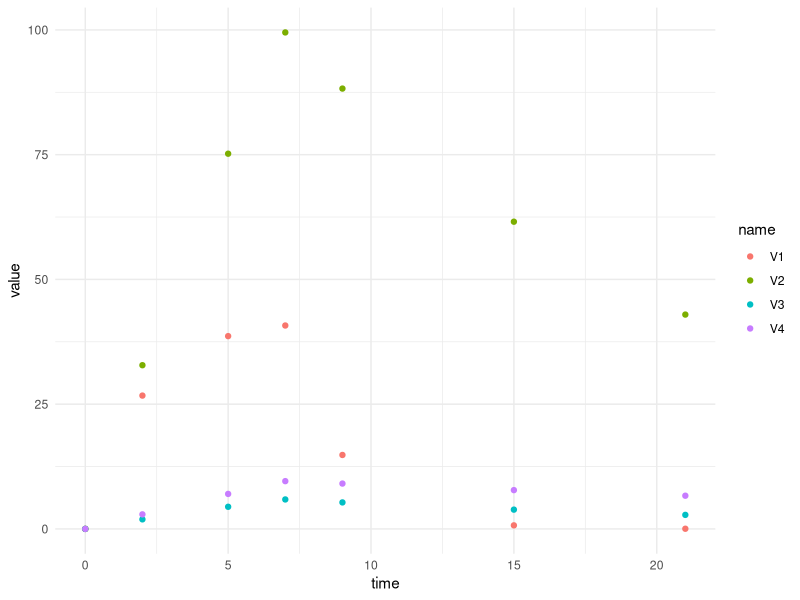

Generate this figure with R:
library(dplyr)
library(tidyr)
library(ggplot2)
library(expm)
library(Matrix)

##################
param = list(
  ku = c(1917,1571,91.1,135),
  ke = c(.506,.06,.053,.026),
  k = matrix(0,nrow=4,ncol=4),
  tp_Cw = c(0,2,5,7,9,15,21),
  Cw = rep(0.01108,7),
  tacc = 7
)

E <- param$k
diag(E) <- 0
E_diag <- - param$ke - E %*% rep(1,4)
diag(E) <- E_diag
U <- param$ku
Cx = param$Cw[1]
time = param$tp_Cw
tacc = param$tacc

sol = sapply(1:length(time), function(i){
  if(time[i] < tacc){
    Matrix::solve(E) %*% (Matrix::expm(time[i] * E)-diag(4)) %*% U * Cx
  } else{
    Matrix::solve(E) %*% (Matrix::expm(time[i] * E) - Matrix::expm((time[i] - tacc) * E) ) %*% U * Cx
  }
})
sol_ = t(do.call("cbind", sol))
df_out_x = as.data.frame(as.matrix(sol_))

df_out_x = df_out_x %>%
  dplyr::mutate(time = time) %>%
  tidyr::pivot_longer(cols = -"time")

ggplot() +
  theme_minimal() +
  geom_point(data = df_out_x,
             aes(x=time,y=value,color=name))
